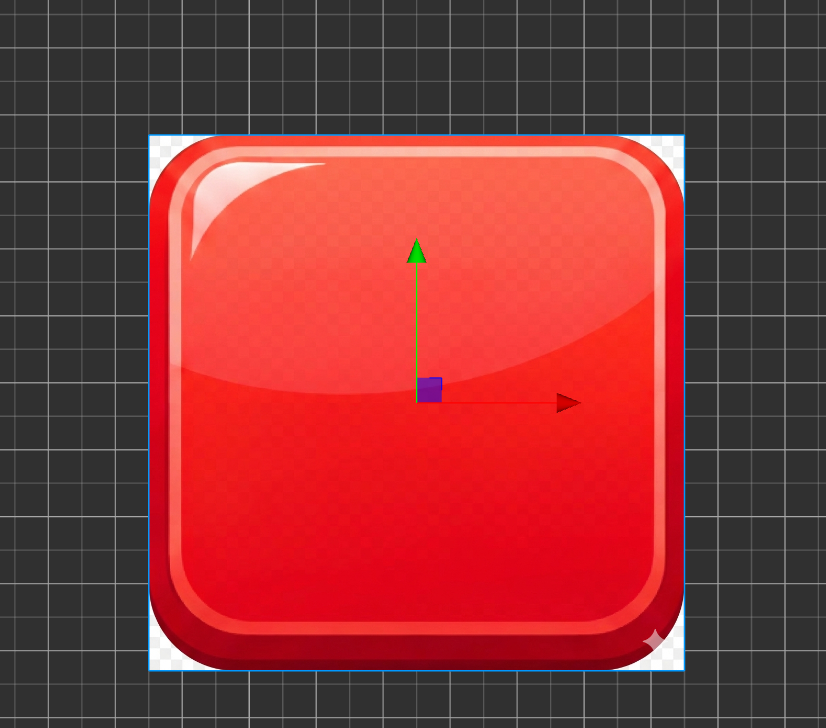
#> input picture ui_design_no_border.png, 826 x 728 px, given in place of 68446cae-4bd1-49dd-a539-fb8ee9f2ef05.png, which was not available
$ python split_blocks_v2.py
#> lines starting #> are read from the running program, lines starting #| are printed output that depends on the picture; pictures that were not available may be replaced by others from this repository, and a replacement may not be noted
"""
分析和分割方块图片 - 改进版
"""

from PIL import Image
import os

def analyze_image(input_path):
    """分析图片布局"""
    img = Image.open(input_path)
#> img is the input picture: PIL image 826x728 RGB; mean R, G, B 139, 53.4, 54.4
    width, height = img.size
#> width = 826; height = 728

    print(f"图片尺寸: {width}x{height}")
#| 图片尺寸: 826x728
#| 图片模式: RGB
#| 图片格式: PNG

    # 显示图片以便分析
    # img.show()

    return img

def split_blocks_manual(input_path, output_dir, target_size=128):
    """
    手动指定每个方块的位置
    """
#> called with target_size = 128
    img = Image.open(input_path)
    width, height = img.size
#> width = 826; height = 728

    print(f"原始图片尺寸: {width}x{height}")
#| 原始图片尺寸: 826x728

    # 创建输出目录
    os.makedirs(output_dir, exist_ok=True)

    # 方块布局：2列3行
    # 计算每个方块的实际尺寸（包括间距）
    cols = 2
    rows = 3

    # 假设有边距和间距
    margin = 50  # 边距
    spacing = 30  # 方块间距

    # 计算单个方块尺寸
    available_width = width - 2 * margin - (cols - 1) * spacing
#> available_width = 696
    available_height = height - 2 * margin - (rows - 1) * spacing
#> available_height = 568

    block_width = available_width // cols
#> block_width = 348
    block_height = available_height // rows
#> block_height = 189

    print(f"计算的方块尺寸: {block_width}x{block_height}")
#| 计算的方块尺寸: 348x189

    # 定义方块位置和名称
    blocks = [
        # (列, 行, 名称)
        (0, 0, "red"),
        (1, 0, "orange"),
        (0, 1, "yellow"),
        (1, 1, "green"),
        (0, 2, "blue"),
        (1, 2, "purple"),
    ]

    print("\n开始分割...")

    for col, row, name in blocks:
        # 计算裁剪区域
        left = margin + col * (block_width + spacing)
        top = margin + row * (block_height + spacing)
        right = left + block_width
        bottom = top + block_height

        print(f"\n{name}: 裁剪区域 ({left}, {top}, {right}, {bottom})")

        # 裁剪方块
        block = img.crop((left, top, right, bottom))

        # 调整尺寸
        block_resized = block.resize((target_size, target_size), Image.Resampling.LANCZOS)

        # 保存
        output_path = os.path.join(output_dir, f"{name}.png")
        block_resized.save(output_path, "PNG")

        print(f"OK {name}.png 已保存")
#> this loop made 6 passes
#> pass 1, in split_blocks_manual, `block = img.crop((left, top, right, bottom))`:
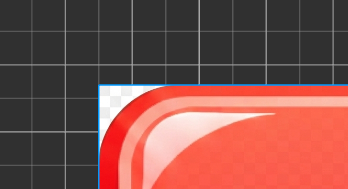
#> block: PIL image 348x189 RGB; mean R, G, B 129.1, 80, 74.8
#> pass 1, in split_blocks_manual, `block_resized = block.resize((target_size, target_size), Image.Resampl..`:
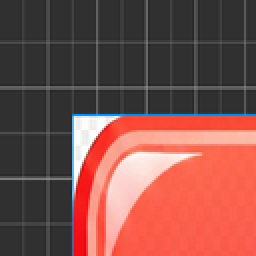
#> block_resized: PIL image 128x128 RGB (shown 2 times larger); mean R, G, B 129.1, 80, 74.8
#> pass 2, in split_blocks_manual, `block = img.crop((left, top, right, bottom))`:
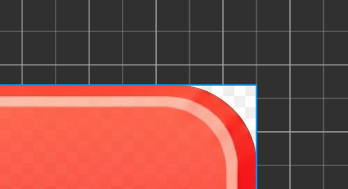
#> block: PIL image 348x189 RGB; mean R, G, B 131.6, 75.5, 69.5
#> pass 2, in split_blocks_manual, `block_resized = block.resize((target_size, target_size), Image.Resampl..`:
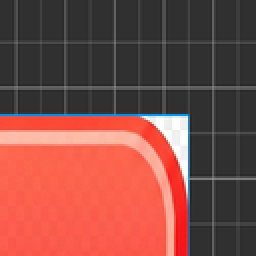
#> block_resized: PIL image 128x128 RGB (shown 2 times larger); mean R, G, B 131.6, 75.5, 69.5
#> after the loop:
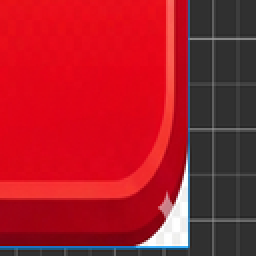
#> block_resized: PIL image 128x128 RGB (shown 2 times larger); mean R, G, B 165.5, 29.4, 41.6

    print(f"\n完成！文件保存在: {output_dir}")
#| 完成！文件保存在: E:/Project/LianSe/LSProject/assets/textures/blocks

if __name__ == "__main__":
    input_file = "C:/Users/yu.zhang01/.clawdbot/media/inbound/68446cae-4bd1-49dd-a539-fb8ee9f2ef05.png"
    output_dir = "E:/Project/LianSe/LSProject/assets/textures/blocks"

    # 先分析图片
    print("=== 分析图片 ===")
    img = analyze_image(input_file)

    # 显示图片信息
    print(f"\n图片模式: {img.mode}")
    print(f"图片格式: {img.format}")

    # 分割方块
    print("\n=== 开始分割 ===")
    split_blocks_manual(input_file, output_dir, target_size=128)
